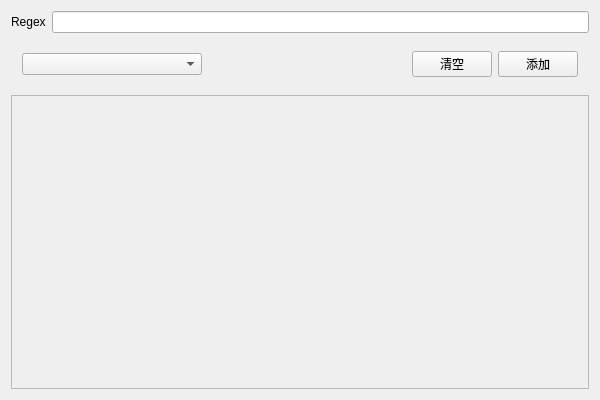
<?xml version="1.0" encoding="UTF-8"?>
<ui version="4.0">
 <class>RegVisualEditorClass</class>
 <widget class="QWidget" name="RegVisualEditorClass">
  <property name="geometry">
   <rect>
    <x>0</x>
    <y>0</y>
    <width>600</width>
    <height>400</height>
   </rect>
  </property>
  <property name="windowTitle">
   <string>RegVisualEditor</string>
  </property>
  <layout class="QGridLayout" name="gridLayout">
   <item row="0" column="0">
    <layout class="QVBoxLayout" name="verticalLayout">
     <item>
      <layout class="QHBoxLayout" name="horizontalLayout">
       <item>
        <widget class="QLabel" name="label">
         <property name="text">
          <string>Regex</string>
         </property>
        </widget>
       </item>
       <item>
        <widget class="QLineEdit" name="lineEdit"/>
       </item>
      </layout>
     </item>
     <item>
      <widget class="QWidget" name="widget" native="true">
       <property name="minimumSize">
        <size>
         <width>0</width>
         <height>50</height>
        </size>
       </property>
       <layout class="QGridLayout" name="gridLayout_2">
        <item row="0" column="0">
         <layout class="QHBoxLayout" name="horizontalLayout_2">
          <item>
           <widget class="QComboBox" name="m_combo">
            <property name="minimumSize">
             <size>
              <width>180</width>
              <height>0</height>
             </size>
            </property>
           </widget>
          </item>
          <item>
           <spacer name="horizontalSpacer">
            <property name="orientation">
             <enum>Qt::Horizontal</enum>
            </property>
            <property name="sizeHint" stdset="0">
             <size>
              <width>30</width>
              <height>20</height>
             </size>
            </property>
           </spacer>
          </item>
          <item>
           <widget class="QPushButton" name="m_btnReset">
            <property name="text">
             <string>清空</string>
            </property>
           </widget>
          </item>
          <item>
           <widget class="QPushButton" name="m_btnAdd">
            <property name="text">
             <string>添加</string>
            </property>
           </widget>
          </item>
         </layout>
        </item>
       </layout>
      </widget>
     </item>
     <item>
      <widget class="QScrollArea" name="scrollArea">
       <property name="minimumSize">
        <size>
         <width>0</width>
         <height>0</height>
        </size>
       </property>
       <property name="midLineWidth">
        <number>1</number>
       </property>
       <property name="widgetResizable">
        <bool>true</bool>
       </property>
       <widget class="QWidget" name="ContentsLayer">
        <property name="geometry">
         <rect>
          <x>0</x>
          <y>0</y>
          <width>578</width>
          <height>294</height>
         </rect>
        </property>
        <property name="minimumSize">
         <size>
          <width>0</width>
          <height>0</height>
         </size>
        </property>
       </widget>
      </widget>
     </item>
    </layout>
   </item>
  </layout>
 </widget>
 <layoutdefault spacing="6" margin="11"/>
 <resources>
  <include location="regvisualeditor.qrc"/>
 </resources>
 <connections/>
</ui>
